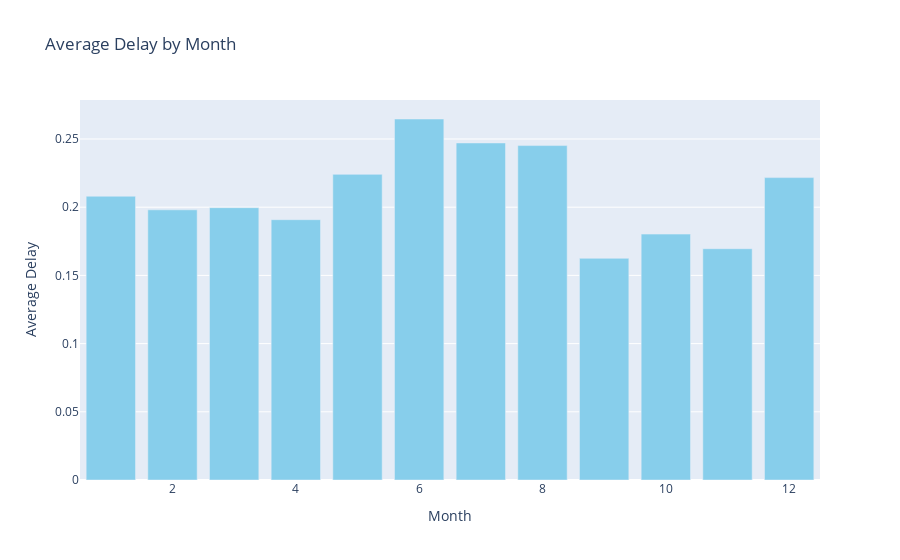

The cell this chart's notebook holds for it:
### Code cell
data['FlightDate'] = pd.to_datetime(data['FlightDate'])

avg_delay_month = data.groupby(data['FlightDate'].dt.month)['is_delay'].mean().reset_index()
fig = px.bar(avg_delay_month, x='FlightDate', y='is_delay', labels={'FlightDate': 'Month', 
'is_delay': 'Average Delay'}, 
             title='Average Delay by Month')
fig.update_traces(marker_color='skyblue')
fig.show()

### Figure 1 — Plotly figure (JSON) as saved in the notebook; plotly's stock layout.template omitted (floating-point values rounded to 4 significant figures)
{"data": [{"hovertemplate": "Month=%{x}<br>Average Delay=%{y}<extra></extra>", "legendgroup": "", "marker": {"color": "skyblue", "pattern": {"shape": ""}}, "name": "", "orientation": "v", "showlegend": false, "textposition": "auto", "type": "bar", "x": [1, 2, 3, 4, 5, 6, 7, 8, 9, 10, 11, 12], "xaxis": "x", "y": [0.208, 0.1981, 0.1997, 0.1908, 0.2241, 0.2647, 0.2471, 0.2452, 0.1625, 0.1803, 0.1696, 0.2217], "yaxis": "y"}], "layout": {"barmode": "relative", "legend": {"tracegroupgap": 0}, "title": {"text": "Average Delay by Month"}, "xaxis": {"anchor": "y", "domain": [0, 1], "title": {"text": "Month"}}, "yaxis": {"anchor": "x", "domain": [0, 1], "title": {"text": "Average Delay"}}}}
